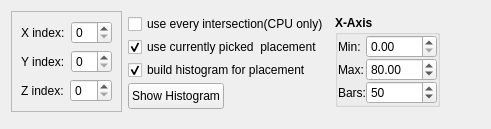
              <widget class="QWidget" name="tab_4">
               <attribute name="title">
                <string>Histograms</string>
               </attribute>
               <layout class="QVBoxLayout" name="verticalLayout_13">
                <item>
                 <layout class="QHBoxLayout" name="horizontalLayout_15">
                  <item>
                   <widget class="QFrame" name="frame_4">
                    <property name="sizePolicy">
                     <sizepolicy hsizetype="Fixed" vsizetype="Fixed">
                      <horstretch>0</horstretch>
                      <verstretch>0</verstretch>
                     </sizepolicy>
                    </property>
                    <property name="frameShape">
                     <enum>QFrame::StyledPanel</enum>
                    </property>
                    <property name="frameShadow">
                     <enum>QFrame::Raised</enum>
                    </property>
                    <layout class="QVBoxLayout" name="verticalLayout_9">
                     <item>
                      <layout class="QHBoxLayout" name="horizontalLayout_16">
                       <item>
                        <widget class="QLabel" name="label_11">
                         <property name="text">
                          <string>X index:</string>
                         </property>
                        </widget>
                       </item>
                       <item>
                        <widget class="QSpinBox" name="sb_xind"/>
                       </item>
                      </layout>
                     </item>
                     <item>
                      <layout class="QHBoxLayout" name="horizontalLayout_17">
                       <item>
                        <widget class="QLabel" name="label_12">
                         <property name="text">
                          <string>Y index:</string>
                         </property>
                        </widget>
                       </item>
                       <item>
                        <widget class="QSpinBox" name="sb_yind"/>
                       </item>
                      </layout>
                     </item>
                     <item>
                      <layout class="QHBoxLayout" name="horizontalLayout_32">
                       <item>
                        <widget class="QLabel" name="label_53">
                         <property name="text">
                          <string>Z index:</string>
                         </property>
                        </widget>
                       </item>
                       <item>
                        <widget class="QSpinBox" name="sb_zind"/>
                       </item>
                      </layout>
                     </item>
                    </layout>
                   </widget>
                  </item>
                  <item>
                   <layout class="QVBoxLayout" name="verticalLayout_12">
                    <property name="spacing">
                     <number>0</number>
                    </property>
                    <item>
                     <widget class="QCheckBox" name="cb_EveryIsec">
                      <property name="text">
                       <string>use every intersection(CPU only)</string>
                      </property>
                     </widget>
                    </item>
                    <item>
                     <widget class="QCheckBox" name="cb_useCurPlacement">
                      <property name="text">
                       <string>use currently picked  placement</string>
                      </property>
                      <property name="checked">
                       <bool>true</bool>
                      </property>
                     </widget>
                    </item>
                    <item>
                     <widget class="QCheckBox" name="cb_hist4placement">
                      <property name="text">
                       <string>build histogram for placement</string>
                      </property>
                      <property name="checked">
                       <bool>true</bool>
                      </property>
                     </widget>
                    </item>
                    <item>
                     <widget class="QPushButton" name="pb_update">
                      <property name="sizePolicy">
                       <sizepolicy hsizetype="Fixed" vsizetype="Fixed">
                        <horstretch>0</horstretch>
                        <verstretch>0</verstretch>
                       </sizepolicy>
                      </property>
                      <property name="minimumSize">
                       <size>
                        <width>51</width>
                        <height>26</height>
                       </size>
                      </property>
                      <property name="font">
                       <font>
                        
                        <weight>50</weight>
                        <bold>false</bold>
                       </font>
                      </property>
                      <property name="text">
                       <string>Show Histogram</string>
                      </property>
                     </widget>
                    </item>
                   </layout>
                  </item>
                  <item>
                   <widget class="QGroupBox" name="groupBox">
                    <property name="sizePolicy">
                     <sizepolicy hsizetype="Fixed" vsizetype="Fixed">
                      <horstretch>0</horstretch>
                      <verstretch>0</verstretch>
                     </sizepolicy>
                    </property>
                    <property name="font">
                     <font>
                      <weight>75</weight>
                      <bold>true</bold>
                     </font>
                    </property>
                    <property name="title">
                     <string>X-Axis</string>
                    </property>
                    <layout class="QGridLayout" name="gridLayout_8">
                     <property name="margin">
                      <number>0</number>
                     </property>
                     <property name="spacing">
                      <number>0</number>
                     </property>
                     <item row="0" column="0">
                      <layout class="QGridLayout" name="gridLayout_3">
                       <item row="0" column="0">
                        <widget class="QLabel" name="label_25">
                         <property name="font">
                          <font>
                           <weight>50</weight>
                           <bold>false</bold>
                          </font>
                         </property>
                         <property name="text">
                          <string>Min:</string>
                         </property>
                        </widget>
                       </item>
                       <item row="0" column="1">
                        <widget class="QDoubleSpinBox" name="sb_x_min">
                         <property name="font">
                          <font>
                           <weight>50</weight>
                           <bold>false</bold>
                          </font>
                         </property>
                         <property name="maximum">
                          <double>1000.000000000000000</double>
                         </property>
                         <property name="value">
                          <double>0.000000000000000</double>
                         </property>
                        </widget>
                       </item>
                       <item row="1" column="0">
                        <widget class="QLabel" name="label_13">
                         <property name="font">
                          <font>
                           <weight>50</weight>
                           <bold>false</bold>
                          </font>
                         </property>
                         <property name="text">
                          <string>Max:</string>
                         </property>
                        </widget>
                       </item>
                       <item row="1" column="1">
                        <widget class="QDoubleSpinBox" name="sb_x_max">
                         <property name="font">
                          <font>
                           <weight>50</weight>
                           <bold>false</bold>
                          </font>
                         </property>
                         <property name="maximum">
                          <double>1000.000000000000000</double>
                         </property>
                         <property name="value">
                          <double>80.000000000000000</double>
                         </property>
                        </widget>
                       </item>
                       <item row="2" column="0">
                        <widget class="QLabel" name="label_14">
                         <property name="font">
                          <font>
                           <weight>50</weight>
                           <bold>false</bold>
                          </font>
                         </property>
                         <property name="text">
                          <string>Bars:</string>
                         </property>
                        </widget>
                       </item>
                       <item row="2" column="1">
                        <widget class="QSpinBox" name="sb_bars">
                         <property name="font">
                          <font>
                           <weight>50</weight>
                           <bold>false</bold>
                          </font>
                         </property>
                         <property name="maximum">
                          <number>1000</number>
                         </property>
                         <property name="value">
                          <number>50</number>
                         </property>
                        </widget>
                       </item>
                      </layout>
                     </item>
                    </layout>
                   </widget>
                  </item>
                  <item>
                   <spacer name="horizontalSpacer_7">
                    <property name="orientation">
                     <enum>Qt::Horizontal</enum>
                    </property>
                    <property name="sizeHint" stdset="0">
                     <size>
                      <width>40</width>
                      <height>20</height>
                     </size>
                    </property>
                   </spacer>
                  </item>
                 </layout>
                </item>
                <item>
                 <widget class="QWidget" name="histWidget" native="true">
                  <property name="sizePolicy">
                   <sizepolicy hsizetype="Expanding" vsizetype="Expanding">
                    <horstretch>0</horstretch>
                    <verstretch>0</verstretch>
                   </sizepolicy>
                  </property>
                  <property name="minimumSize">
                   <size>
                    <width>0</width>
                    <height>0</height>
                   </size>
                  </property>
                 </widget>
                </item>
               </layout>
              </widget>
